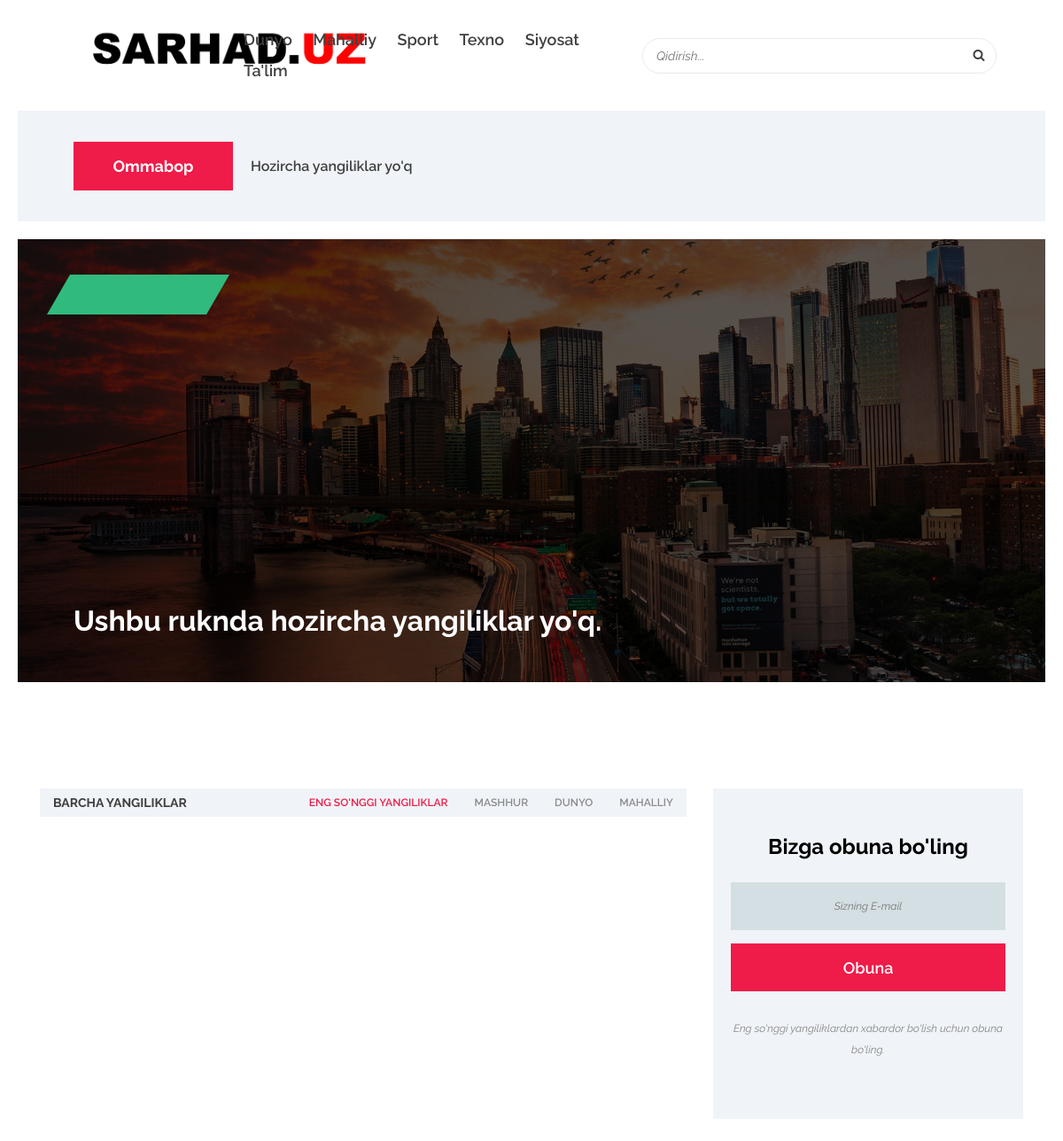
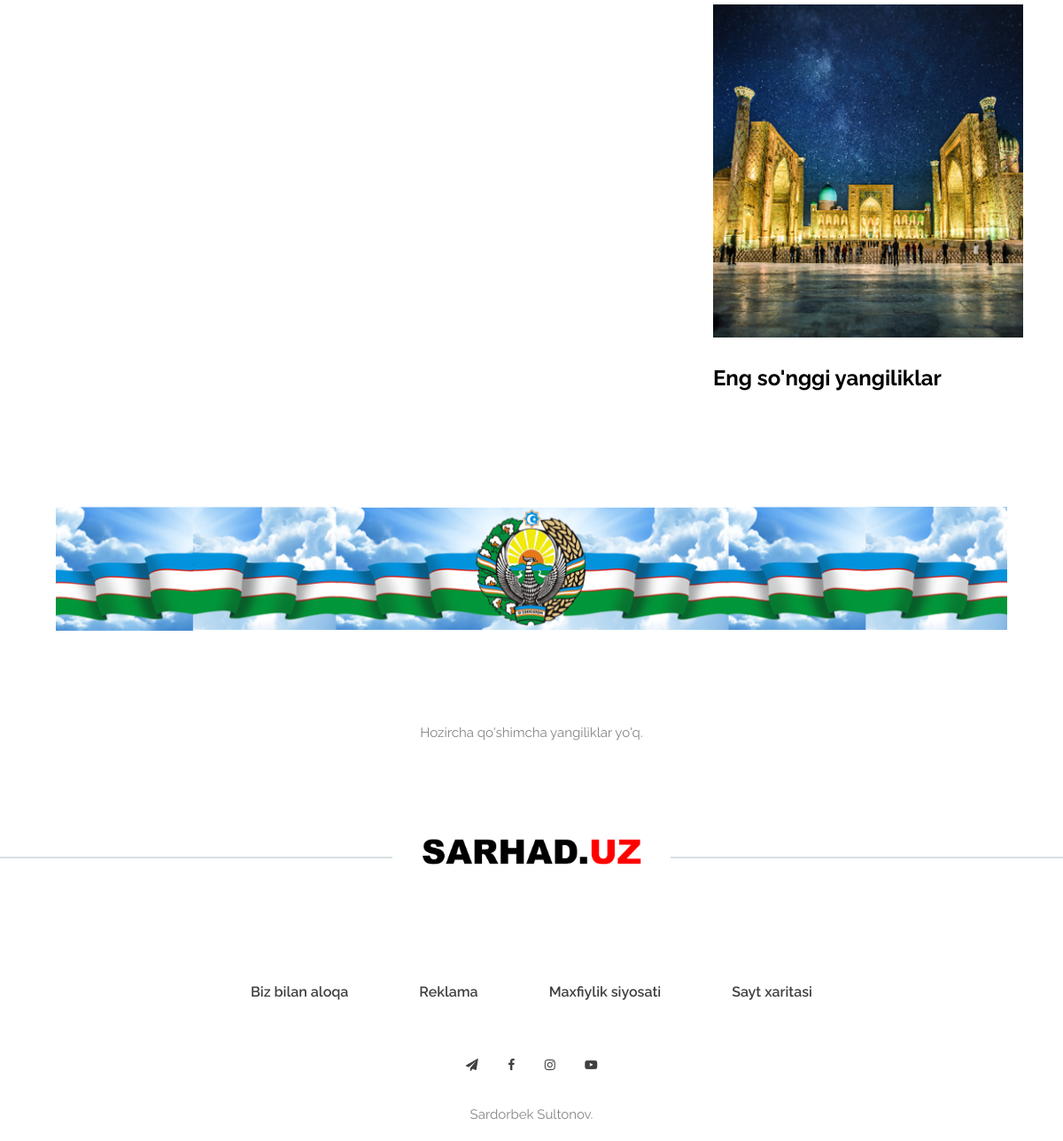
The app's page /search/ with its own data (2 pictures, top to bottom).
### news_site/models.py (models this page shows, shortened)
class Category(models.Model):
    name = models.CharField(max_length=255)
    slug = models.SlugField(unique=True, blank=True)
    image = models.ImageField()

### news_site/views.py (the view)
# urls.py: path('search/', views.search_results, name='search'), # Yangi yo'l
def search_results(request):
    query = request.GET.get('search')
    if query:
        posts_list = Post.objects.filter(
            Q(title__icontains=query) | Q(content__icontains=query)
        ).order_by('-created_at')
    else:
        posts_list = Post.objects.none()
    paginator = Paginator(posts_list, 9)
    page_number = request.GET.get('page')
    posts = paginator.get_page(page_number)
    ctg = Category.objects.all()
    ctx = {
        'posts': posts,
        'query': query,
        'ctg': ctg,
    }
    return render(request, 'blog/category.html', ctx)

### templates/blog/category.html (shortened to what this page needs)
{%extends 'base.html' %}
{% load static %}
{% block content %}
<body>
    <section class="breaking-news-area clearfix">
        <div class="container-fluid">
            <div class="row">
                <div class="col-12">
                    <div class="breaking-news-ticker d-flex flex-wrap align-items-center">
                        <div class="title">
                            <h6>Ommabop</h6>
                        </div>
                        <div id="breakingNewsTicker" class="ticker">
                            <ul>{% for post in posts|slice:":5" %}<li><a href="{% url 'single-post' post.slug %}">{{ post.title }}</a></li>{% empty %}<li><a href="#">Hozircha yangiliklar yo'q</a></li>{% endfor %}</ul>
                        </div>
                    </div>
                </div>
            </div>
        </div>
    </section>
    {% with first_post=posts.0 %}
    <div class="catagory-featured-post bg-overlay clearfix"
         style="background-image: url({% if first_post %}{{ first_post.image.url }}{% else %}{% static 'img/bg-img/23.jpg' %}{% endif %}); min-height: 500px; display: flex; align-items: flex-end; padding-bottom: 40px; position: relative;">
        <p class="tag" style="position: absolute; top: 40px; left: 4%; z-index: 20; margin: 0;">
        </p>
        <div class="container-fluid">
            <div class="row">
                <div class="col-12 col-lg-9">
                    <div class="post-content">
                       {% if first_post %}
                              <a href="{% url 'single-post' first_post.slug %}" class="post-title" style="font-size: 42px !important; line-height: 1.2; margin-bottom: 10px; display: block; color: #ffffff;">{{ first_post.title|truncatewords:4 }}</a>
                            <p style="color: #ffffff; margin-bottom: 15px;">{{ first_post.content|truncatewords:35 }}</p>
                            <span class="post-date" style="color: #ffffff;">{{ first_post.created_at|date:"F d, Y" }}</span>
                        {% else %}
                            <h2 class="text-white">Ushbu ruknda hozircha yangiliklar yo'q.</h2>
                        {% endif %}
                    </div>
                </div>
            </div>
        </div>
    </div>
    {% endwith %}
    <section class="intro-news-area section-padding-100-0 mb-70">
        <div class="container">
            <div class="row justify-content-center">
                <div class="col-12 col-lg-8">
                    <div class="intro-news-tab">
                        <div class="intro-news-filter d-flex justify-content-between">
                            <h6>Barcha yangiliklar</h6>
                            <nav>
                                <div class="nav nav-tabs" id="nav-tab" role="tablist">
                                    <a class="nav-item nav-link active" id="nav1" data-toggle="tab" href="#nav-1" role="tab" aria-controls="nav-1" aria-selected="true">Eng so'nggi yangiliklar</a>
                                    <a class="nav-item nav-link" id="nav2" data-toggle="tab" href="#nav-2" role="tab" aria-controls="nav-2" aria-selected="false">Mashhur</a>
                                    <a class="nav-item nav-link" id="nav3" data-toggle="tab" href="#nav-3" role="tab" aria-controls="nav-3" aria-selected="false">Dunyo</a>
                                    <a class="nav-item nav-link" id="nav4" data-toggle="tab" href="#nav-4" role="tab" aria-controls="nav-4" aria-selected="false">Mahalliy</a>
                                </div>
                            </nav>
                        </div>
                    </div>
                </div>
                <div class="col-12 col-sm-9 col-md-6 col-lg-4">
                    <div class="sidebar-area">
                        <div class="single-widget-area newsletter-widget mb-30">
                            <h4>Bizga obuna bo'ling</h4>
                            <form action="#" method="post">
                                <input type="email" name="nl-email" id="nlemail" placeholder="Sizning E-mail">
                                <button type="submit" class="btn newsbox-btn w-100">Obuna</button>
                            </form>
                            <p class="mt-30">Eng so'nggi yangiliklardan xabardor bo'lish uchun obuna bo'ling.</p>
                        </div>
                        <div class="single-widget-area add-widget mb-30">
                            <a href="#"><img src="{% static 'img/bg-img/add3.png' %}" alt=""></a>
                        </div>
                        <div class="single-widget-area news-widget mb-30">
                            <h4>Eng so'nggi yangiliklar</h4>
                        </div>
                    </div>
                </div>
            </div>
        </div>
    </section>
    <div class="big-add-area">
        <div class="container-fluid">
            <a href="#"><img src="{% static 'img/bg-img/add4.png'%}" alt=""></a>
        </div>
    </div>
    <div class="news-area section-padding-100-70">
        <div class="container">
            <div class="row">
                {% if posts %}
                    {% for post in posts %}
                    <div class="col-12 col-sm-6 col-lg-4">
                        <div class="single-blog-post style-2 mb-5">
                            <div class="blog-thumbnail">
                                <a href="{% url 'single-post' post.slug %}">
                                    <img src="{{ post.image.url }}" style="height: 200px; width: 100%; object-fit: cover;" alt="">
                                </a>
                            </div>
                            <div class="blog-content">
                                <span class="post-date">{{ post.created_at|date:"F d, Y" }}</span>
                                <a href="{% url 'single-post' post.slug %}" class="post-title">{{ post.title|truncatewords:4 }}</a>
                                <a href="#" class="post-author">By {{ post.author }}</a>
                            </div>
                        </div>
                    </div>
                    {% endfor %}
                    {% if posts.has_next %}
                    <div class="col-12">
                        <div class="load-more-button text-center mt-50">
                            <a href="?page={{ posts.next_page_number }}" class="btn newsbox-btn">Ko'proq</a>
                        </div>
                    </div>
                    {% endif %}
                {% else %}
                    <div class="col-12 text-center"><p>Hozircha qo'shimcha yangiliklar yo'q.</p></div>
                {% endif %}
            </div>
        </div>
    </div>
</body>
{% endblock content %}

### templates/base.html (shortened to what this page needs)
<!DOCTYPE html>
{% load static %}
<html lang="en">
<head>
    <link rel="stylesheet" href="{% static 'style.css' %}">
</head>
<body>
    <header class="header-area">
        <div class="newsbox-main-menu">
            <div class="classy-nav-container breakpoint-off">
                <div class="container-fluid">
                    <nav class="classy-navbar justify-content-between" id="newsboxNav">
                        <a href="/" class="nav-brand">
                            <img src="{% static 'img/core-img/logo.png' %}" style="max-height: 100px !important; width: auto !important; max-width: none !important;" alt="Logo">
                        </a>
                        <div class="classy-menu">
                            <div class="classynav">
                                <ul>
                                    {% for i in ctg %}
                                        <li><a href="{% url 'category' i.slug %}">{{ i.name }}</a></li>
                                    {% endfor %}
                                </ul>
                                <div class="header-search-form ml-30">
                                    <form action="{% url 'search' %}" method="get">
                                        <input type="search" name="search" id="search" placeholder="Qidirish...">
                                        <button type="submit"><i class="fa fa-search" aria-hidden="true"></i></button>
                                    </form>
                                </div>
                            </div>
                        </div>
                    </nav>
                </div>
            </div>
        </div>
    </header>
    {% block content %}
    {% endblock %}
    <footer class="footer-area">
        <div class="footer-logo mb-100">
            <a href="/"><img src="{% static 'img/core-img/logo.png' %}" style="max-height: 80px; width: auto;" alt="Footer Logo"></a>
        </div>
        <div class="container">
            <div class="row">
                <div class="col-12">
                    <div class="footer-content text-center">
                        <div class="footer-nav">
                            <ul>
                                <li><a href="#">Biz bilan aloqa</a></li>
                                <li><a href="#">Reklama</a></li>
                                <li><a href="#">Maxfiylik siyosati</a></li>
                                <li><a href="#">Sayt xaritasi </a></li>
                            </ul>
                        </div>
                        <div class="footer-social-info">
                                <a href="https://t.me/SARHAD_UZ" target="_blank"><i class="fa fa-paper-plane" aria-hidden="true"></i></a>
                                <a href="https://facebook.com/" target="_blank"><i class="fa fa-facebook" aria-hidden="true"></i></a>
                                <a href="https://www.instagram.com/sarhadofical/" target="_blank"><i class="fa fa-instagram" aria-hidden="true"></i></a>
                                <a href="https://youtube.com/@sarhad_24" target="_blank"><i class="fa fa-youtube-play" aria-hidden="true"></i></a>
                            </div>
                        <p class="mb-15">Sardorbek Sultonov.</p>
                    </div>
                </div>
            </div>
        </div>
    </footer>
</body>
</html>

### static/css/classy-nav.css (style rules this page uses)
* { margin: 0; padding: 0; }
body { font-family: "Roboto", sans-serif; }
ul, ol { margin: 0; }
ul li, ol li { list-style: none; }
img { height: auto; max-width: 100%; }
.classy-nav-container { position: relative; z-index: 100; background-color: #ffffff; }
.classy-nav-container * { box-sizing: border-box; }
.classy-nav-container a { -webkit-transition-duration: 500ms; transition-duration: 500ms; text-decoration: none; outline: none; font-size: 14px; font-weight: 400; color: #232323; display: inline-block; }
.justify-content-between { -webkit-box-pack: justify; -ms-flex-pack: justify; justify-content: space-between; }
.justify-content-center { -webkit-box-pack: center; -ms-flex-pack: center; justify-content: center; }
.classy-navbar { width: 100%; height: 70px; padding: 0.5em 2em; display: -webkit-box; display: -ms-flexbox; display: flex; -webkit-box-align: center; -ms-flex-align: center; -ms-grid-row-align: center; align-items: center; }
.classy-navbar .nav-brand { font-size: 26px; font-weight: 500; color: #565656; display: inline-block; margin-right: 30px; }
.classynav ul li { display: inline-block; clear: both; position: inherit; z-index: 10; }
.classynav ul li a { padding: 0 12px; display: block; height: 35px; font-size: 14px; line-height: 34px; }
.breakpoint-off .classynav { display: -webkit-box; display: -ms-flexbox; display: flex; -webkit-box-align: center; -ms-flex-align: center; -ms-grid-row-align: center; align-items: center; }

### records on screen
Category: name "Dunyo"
Category: name "Mahalliy"
Category: name "Sport"
Category: name "Texno"
Category: name "Siyosat"
Category: name "Ta'lim"
